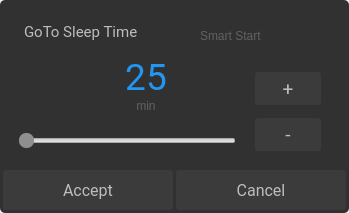
<?xml version="1.0" encoding="UTF-8"?>
<ui version="4.0">
 <class>GoToSleepSettingsBasic</class>
 <widget class="QDialog" name="GoToSleepSettingsBasic">
  <property name="geometry">
   <rect>
    <x>0</x>
    <y>0</y>
    <width>349</width>
    <height>213</height>
   </rect>
  </property>
  <property name="windowTitle">
   <string>Dialog</string>
  </property>
  <property name="styleSheet">
   <string notr="true"/>
  </property>
  <widget class="QLabel" name="goToSleepTitle">
   <property name="geometry">
    <rect>
     <x>24</x>
     <y>16</y>
     <width>161</width>
     <height>31</height>
    </rect>
   </property>
   <property name="font">
    <font>
     <family>Roboto</family>
     <pointsize>11</pointsize>
    </font>
   </property>
   <property name="styleSheet">
    <string notr="true">color:#BDBDBD</string>
   </property>
   <property name="text">
    <string>GoTo Sleep Time</string>
   </property>
  </widget>
  <widget class="QPushButton" name="goToSleepTimeAccept">
   <property name="geometry">
    <rect>
     <x>3</x>
     <y>170</y>
     <width>170</width>
     <height>40</height>
    </rect>
   </property>
   <property name="font">
    <font>
     <family>Roboto</family>
     <pointsize>12</pointsize>
    </font>
   </property>
   <property name="focusPolicy">
    <enum>Qt::NoFocus</enum>
   </property>
   <property name="styleSheet">
    <string notr="true">QPushButton {
background-color:#3B3B3B;
color:#BDBDBD;
border:none;
border-radius:3px;
}
QPushButton:pressed {
background-color:#606060;
color:#BDBDBD;
border:none;
border-radius:3px;
}
</string>
   </property>
   <property name="text">
    <string>Accept</string>
   </property>
  </widget>
  <widget class="QPushButton" name="goToSleepTimeCancel">
   <property name="geometry">
    <rect>
     <x>176</x>
     <y>170</y>
     <width>170</width>
     <height>40</height>
    </rect>
   </property>
   <property name="font">
    <font>
     <family>Roboto</family>
     <pointsize>12</pointsize>
    </font>
   </property>
   <property name="focusPolicy">
    <enum>Qt::NoFocus</enum>
   </property>
   <property name="styleSheet">
    <string notr="true">QPushButton {
background-color:#3B3B3B;
color:#BDBDBD;
border:none;
border-radius:3px;
}
QPushButton:pressed {
background-color:#606060;
color:#BDBDBD;
border:none;
border-radius:3px;
}
</string>
   </property>
   <property name="text">
    <string>Cancel</string>
   </property>
  </widget>
  <widget class="QLabel" name="smartStartTitle">
   <property name="geometry">
    <rect>
     <x>200</x>
     <y>20</y>
     <width>80</width>
     <height>31</height>
    </rect>
   </property>
   <property name="styleSheet">
    <string notr="true">color:#616161</string>
   </property>
   <property name="text">
    <string>Smart Start</string>
   </property>
  </widget>
  <widget class="QPushButton" name="goToSleepTimeIncrement">
   <property name="geometry">
    <rect>
     <x>255</x>
     <y>72</y>
     <width>66</width>
     <height>33</height>
    </rect>
   </property>
   <property name="font">
    <font>
     <family>Roboto</family>
     <pointsize>14</pointsize>
    </font>
   </property>
   <property name="focusPolicy">
    <enum>Qt::NoFocus</enum>
   </property>
   <property name="styleSheet">
    <string notr="true">QPushButton {
background-color:#3B3B3B;
color:#BDBDBD;
border:none;
border-radius:3px;
}
QPushButton:pressed {
background-color:#606060;
color:#BDBDBD;
border:none;
border-radius:3px;
}
</string>
   </property>
   <property name="text">
    <string>+</string>
   </property>
  </widget>
  <widget class="QPushButton" name="goToSleepTimeDecrement">
   <property name="geometry">
    <rect>
     <x>255</x>
     <y>118</y>
     <width>66</width>
     <height>33</height>
    </rect>
   </property>
   <property name="font">
    <font>
     <family>Roboto</family>
     <pointsize>14</pointsize>
    </font>
   </property>
   <property name="focusPolicy">
    <enum>Qt::NoFocus</enum>
   </property>
   <property name="styleSheet">
    <string notr="true">QPushButton {
background-color:#3B3B3B;
color:#BDBDBD;
border:none;
border-radius:3px;
}
QPushButton:pressed {
background-color:#606060;
color:#BDBDBD;
border:none;
border-radius:3px;
}
</string>
   </property>
   <property name="text">
    <string>-</string>
   </property>
  </widget>
  <widget class="QLabel" name="goToSleepTimeValue">
   <property name="geometry">
    <rect>
     <x>121</x>
     <y>55</y>
     <width>50</width>
     <height>44</height>
    </rect>
   </property>
   <property name="font">
    <font>
     <family>Roboto</family>
     <pointsize>28</pointsize>
    </font>
   </property>
   <property name="styleSheet">
    <string notr="true">color:#2196F3</string>
   </property>
   <property name="text">
    <string>25</string>
   </property>
   <property name="alignment">
    <set>Qt::AlignCenter</set>
   </property>
  </widget>
  <widget class="QLabel" name="goToSleepTimeUnit">
   <property name="geometry">
    <rect>
     <x>121</x>
     <y>99</y>
     <width>50</width>
     <height>14</height>
    </rect>
   </property>
   <property name="styleSheet">
    <string notr="true">color:#616161</string>
   </property>
   <property name="text">
    <string>min</string>
   </property>
   <property name="alignment">
    <set>Qt::AlignHCenter|Qt::AlignTop</set>
   </property>
  </widget>
  <widget class="QSlider" name="goToSleepTimeSlider">
   <property name="geometry">
    <rect>
     <x>19</x>
     <y>125</y>
     <width>217</width>
     <height>32</height>
    </rect>
   </property>
   <property name="focusPolicy">
    <enum>Qt::NoFocus</enum>
   </property>
   <property name="styleSheet">
    <string notr="true">QSlider::handle:horizontal {
    background: #8f8f8f;
    width: 20px;
    border-radius: 7px;
}</string>
   </property>
   <property name="maximum">
    <number>45</number>
   </property>
   <property name="singleStep">
    <number>5</number>
   </property>
   <property name="orientation">
    <enum>Qt::Horizontal</enum>
   </property>
   <property name="invertedAppearance">
    <bool>false</bool>
   </property>
   <property name="invertedControls">
    <bool>false</bool>
   </property>
  </widget>
  <widget class="QFrame" name="frame">
   <property name="geometry">
    <rect>
     <x>0</x>
     <y>0</y>
     <width>349</width>
     <height>213</height>
    </rect>
   </property>
   <property name="styleSheet">
    <string notr="true">background-color: rgb(49, 49, 49);
border: 1px;
border-radius: 5px;</string>
   </property>
   <property name="frameShape">
    <enum>QFrame::StyledPanel</enum>
   </property>
   <property name="frameShadow">
    <enum>QFrame::Raised</enum>
   </property>
  </widget>
  <zorder>frame</zorder>
  <zorder>goToSleepTitle</zorder>
  <zorder>goToSleepTimeAccept</zorder>
  <zorder>goToSleepTimeCancel</zorder>
  <zorder>smartStartTitle</zorder>
  <zorder>goToSleepTimeIncrement</zorder>
  <zorder>goToSleepTimeDecrement</zorder>
  <zorder>goToSleepTimeValue</zorder>
  <zorder>goToSleepTimeUnit</zorder>
  <zorder>goToSleepTimeSlider</zorder>
 </widget>
 <resources/>
 <connections/>
</ui>
